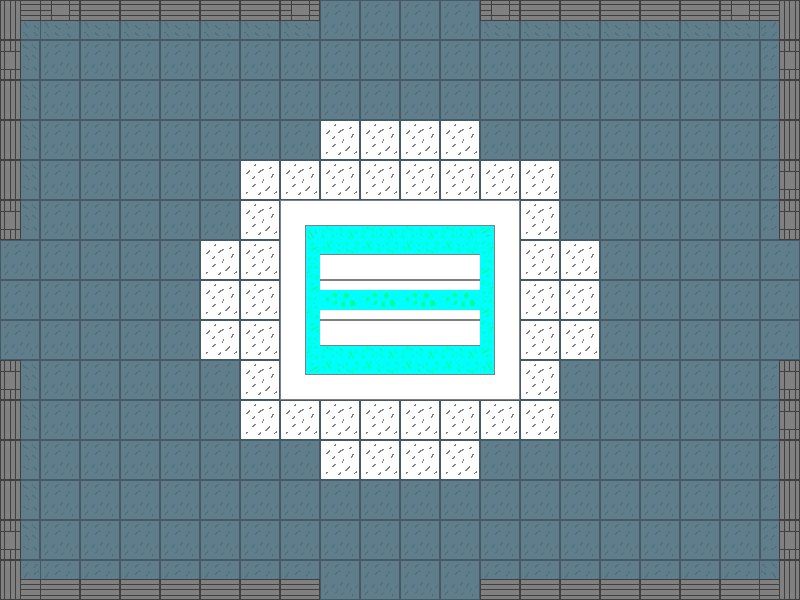

A 2D game scene composited from a Tiled map and its tileset images. What follows is a short description and the map's XML, with every tile layer's data as written:
An orthogonal 20x15 tile map with 40x40 px tiles, 3 tile layers (wall, ground, fountain).

<map version="1.2" tiledversion="1.3.5" orientation="orthogonal" renderorder="right-down" width="20" height="15" tilewidth="40" tileheight="40" infinite="0" nextlayerid="4" nextobjectid="1">
 <tileset firstgid="1" name="stage4tiles" tilewidth="40" tileheight="40" tilecount="40" columns="20">
  <image source="stage4tiles.png" width="800" height="80" />
 </tileset>
 <layer id="1" name="wall" width="20" height="15">
  <data encoding="csv">
26,29,28,28,28,28,28,29,0,0,0,0,29,28,28,28,28,28,29,27,
20,0,0,0,0,0,0,0,0,0,0,0,0,0,0,0,0,0,0,24,
21,0,0,0,0,0,0,0,0,0,0,0,0,0,0,0,0,0,0,25,
21,0,0,0,0,0,0,0,0,0,0,0,0,0,0,0,0,0,0,25,
21,0,0,0,0,0,0,0,0,0,0,0,0,0,0,0,0,0,0,24,
20,0,0,0,0,0,0,0,0,0,0,0,0,0,0,0,0,0,0,24,
0,0,0,0,0,0,0,0,0,0,0,0,0,0,0,0,0,0,0,0,
0,0,0,0,0,0,0,0,0,0,0,0,0,0,0,0,0,0,0,0,
0,0,0,0,0,0,0,0,0,0,0,0,0,0,0,0,0,0,0,0,
20,0,0,0,0,0,0,0,0,0,0,0,0,0,0,0,0,0,0,24,
21,0,0,0,0,0,0,0,0,0,0,0,0,0,0,0,0,0,0,24,
21,0,0,0,0,0,0,0,0,0,0,0,0,0,0,0,0,0,0,25,
21,0,0,0,0,0,0,0,0,0,0,0,0,0,0,0,0,0,0,25,
20,0,0,0,0,0,0,0,0,0,0,0,0,0,0,0,0,0,0,24,
22,5,5,5,5,5,5,5,0,0,0,0,5,5,5,5,5,5,5,23
</data>
 </layer>
 <layer id="2" name="ground" width="20" height="15">
  <data encoding="csv">
0,0,0,0,0,0,0,0,3,3,3,3,0,0,0,0,0,0,0,0,
0,3,3,3,3,3,3,3,3,3,3,3,3,3,3,3,3,3,3,0,
0,3,3,3,3,3,3,3,3,3,3,3,3,3,3,3,3,3,3,0,
0,3,3,3,3,3,3,3,39,39,39,39,3,3,3,3,3,3,3,0,
0,3,3,3,3,3,39,39,39,39,39,39,39,39,3,3,3,3,3,0,
0,3,3,3,3,3,39,31,3,3,3,3,32,39,3,3,3,3,3,0,
3,3,3,3,3,39,39,3,3,3,3,3,3,39,39,3,3,3,3,3,
3,3,3,3,3,39,39,3,3,3,3,3,3,39,39,3,3,3,3,3,
3,3,3,3,3,39,39,3,3,3,3,3,3,39,39,3,3,3,3,3,
0,3,3,3,3,3,39,30,3,3,3,3,33,39,3,3,3,3,3,0,
0,3,3,3,3,3,39,39,39,39,39,39,39,39,3,3,3,3,3,0,
0,3,3,3,3,3,3,3,39,39,39,39,3,3,3,3,3,3,3,0,
0,3,3,3,3,3,3,3,3,3,3,3,3,3,3,3,3,3,3,0,
0,3,3,3,3,3,3,3,3,3,3,3,3,3,3,3,3,3,3,0,
0,0,0,0,0,0,0,0,3,3,3,3,0,0,0,0,0,0,0,0
</data>
 </layer>
 <layer id="3" name="fountain" width="20" height="15">
  <data encoding="csv">
0,0,0,0,0,0,0,0,0,0,0,0,0,0,0,0,0,0,0,0,
0,0,0,0,0,0,0,0,0,0,0,0,0,0,0,0,0,0,0,0,
0,0,0,0,0,0,0,0,0,0,0,0,0,0,0,0,0,0,0,0,
0,0,0,0,0,0,0,0,0,0,0,0,0,0,0,0,0,0,0,0,
0,0,0,0,0,0,0,0,0,0,0,0,0,0,0,0,0,0,0,0,
0,0,0,0,0,0,0,0,36,36,36,36,0,0,0,0,0,0,0,0,
0,0,0,0,0,0,0,35,34,34,34,34,37,0,0,0,0,0,0,0,
0,0,0,0,0,0,0,35,38,38,38,38,37,0,0,0,0,0,0,0,
0,0,0,0,0,0,0,35,36,36,36,36,37,0,0,0,0,0,0,0,
0,0,0,0,0,0,0,0,34,34,34,34,0,0,0,0,0,0,0,0,
0,0,0,0,0,0,0,0,0,0,0,0,0,0,0,0,0,0,0,0,
0,0,0,0,0,0,0,0,0,0,0,0,0,0,0,0,0,0,0,0,
0,0,0,0,0,0,0,0,0,0,0,0,0,0,0,0,0,0,0,0,
0,0,0,0,0,0,0,0,0,0,0,0,0,0,0,0,0,0,0,0,
0,0,0,0,0,0,0,0,0,0,0,0,0,0,0,0,0,0,0,0
</data>
 </layer>
</map>
